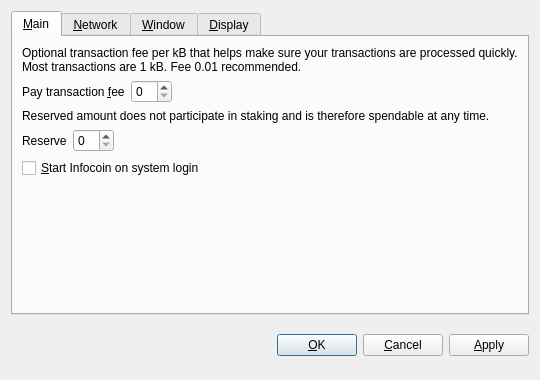
<?xml version="1.0" encoding="UTF-8"?>
<ui version="4.0">
 <class>OptionsDialog</class>
 <widget class="QDialog" name="OptionsDialog">
  <property name="geometry">
   <rect>
    <x>0</x>
    <y>0</y>
    <width>540</width>
    <height>380</height>
   </rect>
  </property>
  <property name="windowTitle">
   <string>Options</string>
  </property>
  <property name="modal">
   <bool>true</bool>
  </property>
  <layout class="QVBoxLayout" name="verticalLayout">
   <item>
    <widget class="QTabWidget" name="tabWidget">
     <property name="tabPosition">
      <enum>QTabWidget::North</enum>
     </property>
     <property name="currentIndex">
      <number>0</number>
     </property>
     <widget class="QWidget" name="tabMain">
      <attribute name="title">
       <string>&amp;Main</string>
      </attribute>
      <layout class="QVBoxLayout" name="verticalLayout_Main">
       <item>
        <widget class="QLabel" name="transactionFeeInfoLabel">
         <property name="text">
          <string>Optional transaction fee per kB that helps make sure your transactions are processed quickly. Most transactions are 1 kB. Fee 0.01 recommended.</string>
         </property>
         <property name="textFormat">
          <enum>Qt::PlainText</enum>
         </property>
         <property name="wordWrap">
          <bool>true</bool>
         </property>
        </widget>
       </item>
       <item>
        <layout class="QHBoxLayout" name="horizontalLayoutFee">
         <item>
          <widget class="QLabel" name="transactionFeeLabel">
           <property name="text">
            <string>Pay transaction &amp;fee</string>
           </property>
           <property name="textFormat">
            <enum>Qt::PlainText</enum>
           </property>
           <property name="buddy">
            <cstring>transactionFee</cstring>
           </property>
          </widget>
         </item>
         <item>
          <widget class="InfocoinAmountField" name="transactionFee"/>
         </item>
         <item>
          <spacer name="horizontalSpacerFee">
           <property name="orientation">
            <enum>Qt::Horizontal</enum>
           </property>
           <property name="sizeHint" stdset="0">
            <size>
             <width>40</width>
             <height>20</height>
            </size>
           </property>
          </spacer>
         </item>
        </layout>
       </item>
       <item>
        <widget class="QLabel" name="reserveBalanceInfoLabel">
         <property name="text">
          <string>Reserved amount does not participate in staking and is therefore spendable at any time.</string>
         </property>
         <property name="textFormat">
          <enum>Qt::PlainText</enum>
         </property>
         <property name="wordWrap">
          <bool>true</bool>
         </property>
        </widget>
       </item>
       <item>
        <layout class="QHBoxLayout" name="horizontalLayoutReserveBalance">
         <item>
          <widget class="QLabel" name="reserveBalanceLabel">
           <property name="text">
            <string>Reserve</string>
           </property>
           <property name="textFormat">
            <enum>Qt::PlainText</enum>
           </property>
           <property name="buddy">
            <cstring>reserveBalance</cstring>
           </property>
          </widget>
         </item>
         <item>
          <widget class="InfocoinAmountField" name="reserveBalance"/>
         </item>
         <item>
          <spacer name="horizontalSpacerReserveBalance">
           <property name="orientation">
            <enum>Qt::Horizontal</enum>
           </property>
           <property name="sizeHint" stdset="0">
            <size>
             <width>40</width>
             <height>20</height>
            </size>
           </property>
          </spacer>
         </item>
        </layout>
       </item>
       <item>
        <widget class="QCheckBox" name="infocoinAtStartup">
         <property name="toolTip">
          <string>Automatically start Infocoin after logging in to the system.</string>
         </property>
         <property name="text">
          <string>&amp;Start Infocoin on system login</string>
         </property>
        </widget>
       </item>
       <item>
        <spacer name="verticalSpacer_Main">
         <property name="orientation">
          <enum>Qt::Vertical</enum>
         </property>
         <property name="sizeHint" stdset="0">
          <size>
           <width>20</width>
           <height>40</height>
          </size>
         </property>
        </spacer>
       </item>
      </layout>
     </widget>
     <widget class="QWidget" name="tabNetwork">
      <attribute name="title">
       <string>&amp;Network</string>
      </attribute>
      <layout class="QVBoxLayout" name="verticalLayout_Network">
       <item>
        <widget class="QCheckBox" name="mapPortUpnp">
         <property name="toolTip">
          <string>Automatically open the Infocoin client port on the router. This only works when your router supports UPnP and it is enabled.</string>
         </property>
         <property name="text">
          <string>Map port using &amp;UPnP</string>
         </property>
        </widget>
       </item>
       <item>
        <widget class="QCheckBox" name="connectSocks">
         <property name="toolTip">
          <string>Connect to the Infocoin network through a SOCKS5 proxy (e.g. when connecting through Tor).</string>
         </property>
         <property name="text">
          <string>&amp;Connect through SOCKS5 proxy:</string>
         </property>
        </widget>
       </item>
       <item>
        <layout class="QHBoxLayout" name="horizontalLayout_Network">
         <item>
          <widget class="QLabel" name="proxyIpLabel">
           <property name="text">
            <string>Proxy &amp;IP:</string>
           </property>
           <property name="textFormat">
            <enum>Qt::PlainText</enum>
           </property>
           <property name="buddy">
            <cstring>proxyIp</cstring>
           </property>
          </widget>
         </item>
         <item>
          <widget class="QValidatedLineEdit" name="proxyIp">
           <property name="maximumSize">
            <size>
             <width>140</width>
             <height>16777215</height>
            </size>
           </property>
           <property name="toolTip">
            <string>IP address of the proxy (e.g. 127.0.0.1)</string>
           </property>
          </widget>
         </item>
         <item>
          <widget class="QLabel" name="proxyPortLabel">
           <property name="text">
            <string>&amp;Port:</string>
           </property>
           <property name="textFormat">
            <enum>Qt::PlainText</enum>
           </property>
           <property name="buddy">
            <cstring>proxyPort</cstring>
           </property>
          </widget>
         </item>
         <item>
          <widget class="QLineEdit" name="proxyPort">
           <property name="maximumSize">
            <size>
             <width>55</width>
             <height>16777215</height>
            </size>
           </property>
           <property name="toolTip">
            <string>Port of the proxy (e.g. 9050)</string>
           </property>
          </widget>
         </item>
         <item>
          <spacer name="horizontalSpacer_Network">
           <property name="orientation">
            <enum>Qt::Horizontal</enum>
           </property>
           <property name="sizeHint" stdset="0">
            <size>
             <width>40</width>
             <height>20</height>
            </size>
           </property>
          </spacer>
         </item>
        </layout>
       </item>
       <item>
        <spacer name="verticalSpacer_Network">
         <property name="orientation">
          <enum>Qt::Vertical</enum>
         </property>
         <property name="sizeHint" stdset="0">
          <size>
           <width>20</width>
           <height>40</height>
          </size>
         </property>
        </spacer>
       </item>
      </layout>
     </widget>
     <widget class="QWidget" name="tabWindow">
      <attribute name="title">
       <string>&amp;Window</string>
      </attribute>
      <layout class="QVBoxLayout" name="verticalLayout_Window">
       <item>
        <widget class="QCheckBox" name="minimizeToTray">
         <property name="toolTip">
          <string>Show only a tray icon after minimizing the window.</string>
         </property>
         <property name="text">
          <string>&amp;Minimize to the tray instead of the taskbar</string>
         </property>
        </widget>
       </item>
       <item>
        <widget class="QCheckBox" name="minimizeOnClose">
         <property name="toolTip">
          <string>Minimize instead of exit the application when the window is closed. When this option is enabled, the application will be closed only after selecting Quit in the menu.</string>
         </property>
         <property name="text">
          <string>M&amp;inimize on close</string>
         </property>
        </widget>
       </item>
       <item>
        <spacer name="verticalSpacer_Window">
         <property name="orientation">
          <enum>Qt::Vertical</enum>
         </property>
         <property name="sizeHint" stdset="0">
          <size>
           <width>20</width>
           <height>40</height>
          </size>
         </property>
        </spacer>
       </item>
      </layout>
     </widget>
     <widget class="QWidget" name="tabDisplay">
      <attribute name="title">
       <string>&amp;Display</string>
      </attribute>
      <layout class="QVBoxLayout" name="verticalLayout_Display">
       <item>
        <layout class="QHBoxLayout" name="horizontalLayout_1_Display">
         <item>
          <widget class="QLabel" name="langLabel">
           <property name="text">
            <string>User Interface &amp;language:</string>
           </property>
           <property name="textFormat">
            <enum>Qt::PlainText</enum>
           </property>
           <property name="buddy">
            <cstring>lang</cstring>
           </property>
          </widget>
         </item>
         <item>
          <widget class="QValueComboBox" name="lang">
           <property name="toolTip">
            <string>The user interface language can be set here. This setting will take effect after restarting Infocoin.</string>
           </property>
           <property name="styleSheet">
            <string notr="true"/>
           </property>
          </widget>
         </item>
        </layout>
       </item>
       <item>
        <layout class="QHBoxLayout" name="horizontalLayout_2_Display">
         <item>
          <widget class="QLabel" name="unitLabel">
           <property name="text">
            <string>&amp;Unit to show amounts in:</string>
           </property>
           <property name="textFormat">
            <enum>Qt::PlainText</enum>
           </property>
           <property name="buddy">
            <cstring>unit</cstring>
           </property>
          </widget>
         </item>
         <item>
          <widget class="QValueComboBox" name="unit">
           <property name="toolTip">
            <string>Choose the default subdivision unit to show in the interface and when sending coins.</string>
           </property>
           <property name="styleSheet">
            <string notr="true"/>
           </property>
          </widget>
         </item>
        </layout>
       </item>
       <item>
        <widget class="QCheckBox" name="coinControlFeatures">
         <property name="toolTip">
          <string>Whether to show coin control features or not.</string>
         </property>
         <property name="text">
          <string>Display coin &amp;control features (experts only!)</string>
         </property>
        </widget>
       </item>
       <item>
        <widget class="QCheckBox" name="useBlackTheme">
         <property name="text">
          <string>Use black visual theme (requires restart)</string>
         </property>
        </widget>
       </item>
       <item>
        <spacer name="verticalSpacer_Display">
         <property name="orientation">
          <enum>Qt::Vertical</enum>
         </property>
         <property name="sizeHint" stdset="0">
          <size>
           <width>20</width>
           <height>40</height>
          </size>
         </property>
        </spacer>
       </item>
      </layout>
     </widget>
    </widget>
   </item>
   <item>
    <layout class="QHBoxLayout" name="horizontalLayout_Buttons">
     <item>
      <spacer name="horizontalSpacer_1">
       <property name="orientation">
        <enum>Qt::Horizontal</enum>
       </property>
       <property name="sizeHint" stdset="0">
        <size>
         <width>40</width>
         <height>48</height>
        </size>
       </property>
      </spacer>
     </item>
     <item>
      <widget class="QLabel" name="statusLabel">
       <property name="font">
        <font>
         <weight>75</weight>
         <bold>true</bold>
        </font>
       </property>
       <property name="text">
        <string/>
       </property>
       <property name="textFormat">
        <enum>Qt::PlainText</enum>
       </property>
       <property name="wordWrap">
        <bool>true</bool>
       </property>
      </widget>
     </item>
     <item>
      <spacer name="horizontalSpacer_2">
       <property name="orientation">
        <enum>Qt::Horizontal</enum>
       </property>
       <property name="sizeHint" stdset="0">
        <size>
         <width>40</width>
         <height>48</height>
        </size>
       </property>
      </spacer>
     </item>
     <item>
      <widget class="QPushButton" name="okButton">
       <property name="styleSheet">
        <string notr="true"/>
       </property>
       <property name="text">
        <string>&amp;OK</string>
       </property>
      </widget>
     </item>
     <item>
      <widget class="QPushButton" name="cancelButton">
       <property name="styleSheet">
        <string notr="true"/>
       </property>
       <property name="text">
        <string>&amp;Cancel</string>
       </property>
       <property name="autoDefault">
        <bool>false</bool>
       </property>
      </widget>
     </item>
     <item>
      <widget class="QPushButton" name="applyButton">
       <property name="styleSheet">
        <string notr="true"/>
       </property>
       <property name="text">
        <string>&amp;Apply</string>
       </property>
       <property name="autoDefault">
        <bool>false</bool>
       </property>
      </widget>
     </item>
    </layout>
   </item>
  </layout>
 </widget>
 <customwidgets>
  <customwidget>
   <class>InfocoinAmountField</class>
   <extends>QSpinBox</extends>
   <header>infocoinamountfield.h</header>
   <container>1</container>
  </customwidget>
  <customwidget>
   <class>QValueComboBox</class>
   <extends>QComboBox</extends>
   <header>qvaluecombobox.h</header>
  </customwidget>
  <customwidget>
   <class>QValidatedLineEdit</class>
   <extends>QLineEdit</extends>
   <header>qvalidatedlineedit.h</header>
  </customwidget>
 </customwidgets>
 <resources/>
 <connections/>
</ui>
